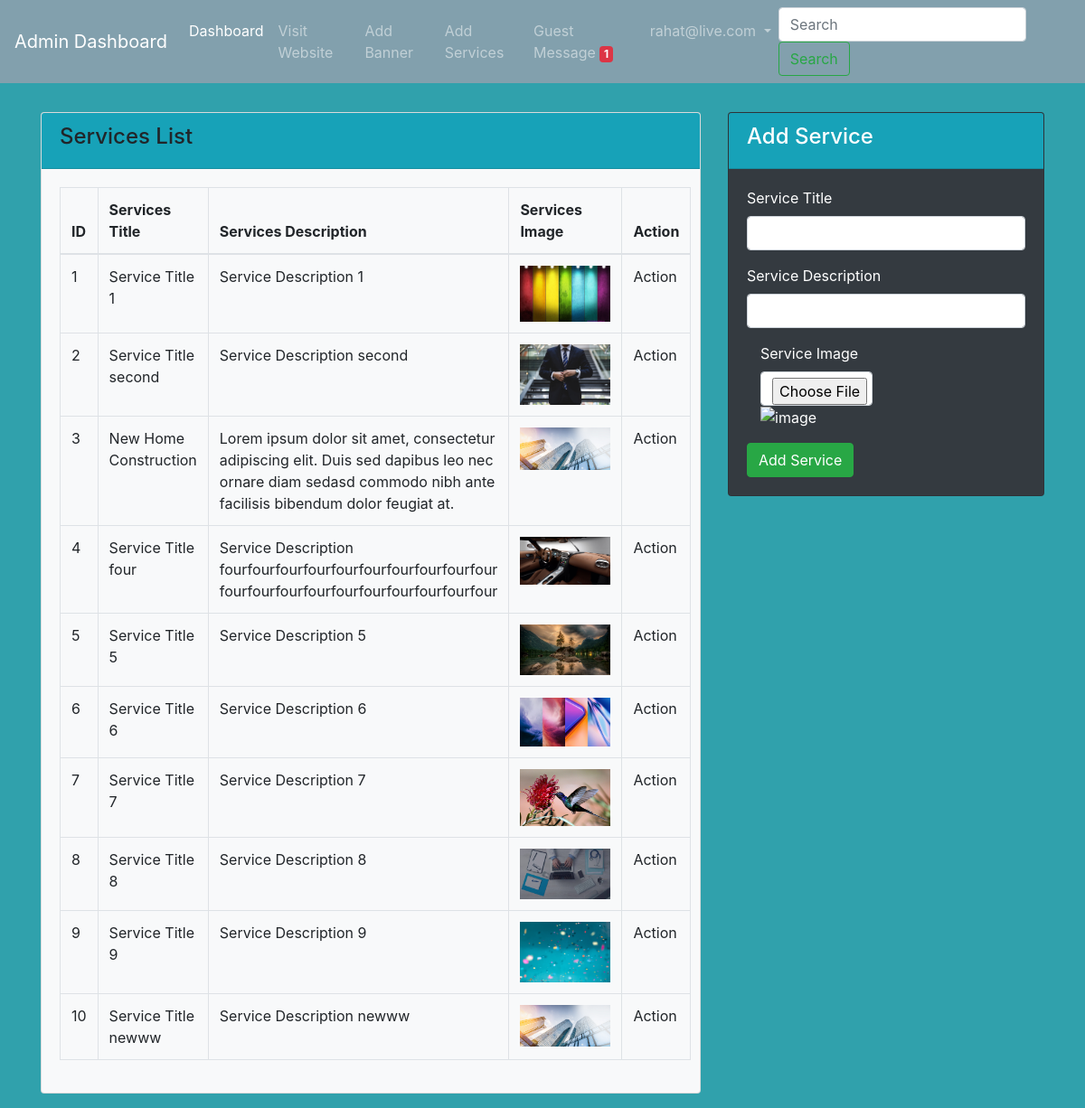
/admin/add_service.php (signed in), run on the app's committed database.
### tables this page shows
CREATE TABLE `services` (
  `id` int(11) NOT NULL,
  `service_title` varchar(150) NOT NULL,
  `service_description` text NOT NULL,
  `service_photo` varchar(150) NOT NULL,
  `status` int(11) NOT NULL DEFAULT '1'
);

### admin/add_service.php (the view, shortened to what this page needs)
<?php
    require_once '../header.php';
    require_once 'navbar.php';
    $get_query = "SELECT * FROM services";
    $from_db = mysqli_query($db_connect, $get_query);
?>
<div class="container">
    <div class="row">
        <div class="col-8 mt-3">
            <div class="card bg-light mb-3 mt-3">
                <div class="card-header bg-info">
                    <h4>Services List</h4>
                </div>
                <div class="card-body">
                    <table class="table table-bordered">
                        <thead>
                            <tr>
                            <th>ID</th>
                            <th>Services Title</th>
                            <th>Services Description</th>
                            <th>Services Image</th>
                            <th>Action</th>
                            </tr>
                        </thead>
                        <tbody>
                            <?php
                                $id = 1;
                                foreach($from_db as $upload):
                            ?>
                            <tr>
                                <td><?= $id++ ?></td>
                                <td><?= $upload['service_title'] ?></td>
                                <td><?= $upload['service_description'] ?></td>
                                <td>
                                    <img width="100" src="../<?= $upload['service_photo'] ?>">
                                </td>
                                <td>
                                    Action
                                </td>
                            </tr>
                            <?php
                                endforeach;
                            ?>
                        </tbody>
                    </table>
                </div>
            </div>
        </div>
        <div class="col-4 mt-3">
            <div class="card bg-dark text-white mb-3 mt-3">
                <div class="card-header bg-info">
                    <h4>Add Service</h4>
                </div>
                <div class="card-body">
                    <form action="add_service_post.php" method="post" enctype="multipart/form-data">
                        <div class="form-group">
                            <label>Service Title</label>
                            <input type="text"  name="service_title" class="form-control">
                        </div>
                        <div class="form-group">
                            <label>Service Description</label>
                            <input type="text"  name="service_description" class="form-control">
                        </div>
                        <div class="form-group">
                                <div class="col-md-6">
                                <div class="form-group">
                                    <label>Service Image</label>
                                    <input name="service_photo" id="tenant_photo" type="file" class="form-control" accept="image/x-png, image/jpeg" onchange="readURL(this);">
                                    <img class="hidden" id="tenant_photo_viewer" src="#" alt="image" />
                                </div>
                                </div>
                        </div>
                        <button type="submit" class="btn btn-success">Add Service</button>
                    </form>
                </div>
            </div>
        </div>
    </div>
</div>
<?php
require_once '../footer.php';
?>

### style.css (style rules this page uses)
body { margin: 0; padding: 0; background-color: #30a1ac; }

### data on the page
services: service_title "Service Title 1", service_description "Service Description 1", service_photo (picture)
services: service_title "Service Title second", service_description "Service Description second", service_photo (picture)
services: service_title "New Home Construction", service_description "Lorem ipsum dolor sit amet, consectetur adipiscing elit. Duis sed dapibus leo nec ornare diam sedasd commodo nibh ante facilisis bibendum dolor feugiat at.", service_photo (picture)
services: service_title "Service Title four", service_description "Service Description fourfourfourfourfourfourfourfourfourfour fourfourfourfourfourfourfourfourfourfour", service_photo (picture)
services: service_title "Service Title 5", service_description "Service Description 5", service_photo (picture)
services: service_title "Service Title 6", service_description "Service Description 6", service_photo (picture)
services: service_title "Service Title 7", service_description "Service Description 7", service_photo (picture)
services: service_title "Service Title 8", service_description "Service Description 8", service_photo (picture)
services: service_title "Service Title 9", service_description "Service Description 9", service_photo (picture)
services: service_title "Service Title newww", service_description "Service Description newww", service_photo (picture)

### other printed values
$_SESSION['user_email'] "rahat@live.com"
